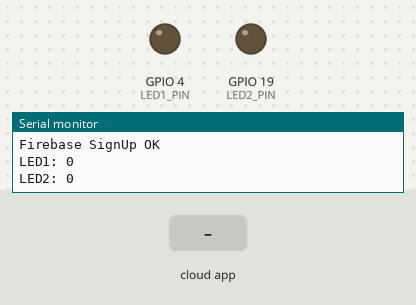
Recording of a sketch running on a simulated ESP32. Parts: output pins drawn as LEDs (lit = HIGH), the last lines printed to the serial monitor. The test bench sets the inputs (shaded band). WiFi joins after 1.5 s; servers stay silent unless stated; the Firebase database answers and starts empty.

Above: at 2.7 s.
2.8 s: the phone or cloud app sets led1 to 1
At 4.1 s:
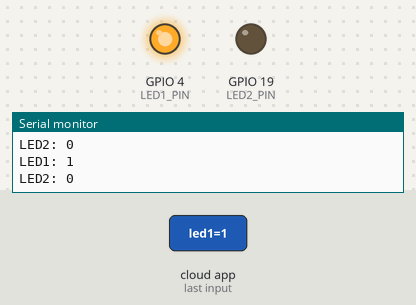
4.4 s: the phone or cloud app sets led2 to 1
At 5.6 s:
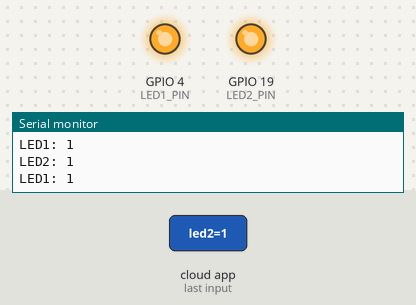
5.9 s: the phone or cloud app sets led1 to 0
At 7.1 s:
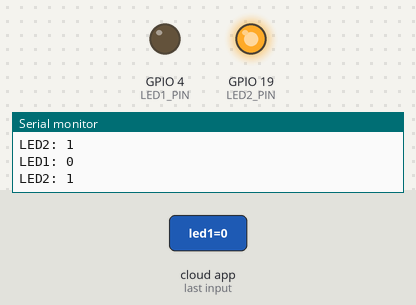
8.3 s: the phone or cloud app sets led2 to 0
At 8.9 s:
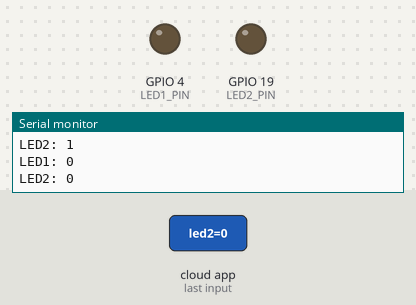
Timing chart, 0 to 10.8 s (numbered marks = the images above; inputs shaded):
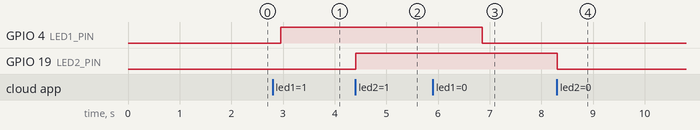

The sketch:

AR_ANY_WHERE_2.ino
```cpp
#include <WiFi.h>
#include <Firebase_ESP_Client.h>

// ================= WIFI =================
#define WIFI_SSID "JioFiber-Suni"
#define WIFI_PASSWORD "3521@KiiT"

// ================= FIREBASE =================
#define API_KEY "AIzaSyDB9A6IHFgpGm4k6EZklfRBrDyOz-NFtiA"
#define DATABASE_URL "https://esp-ar-default-rtdb.firebaseio.com/"

// ================= LED PINS =================
#define LED1_PIN 4
#define LED2_PIN 19

FirebaseData fbdo;
FirebaseAuth auth;
FirebaseConfig config;

bool signupOK = false;

void setup() {

  Serial.begin(115200);

  pinMode(LED1_PIN, OUTPUT);
  pinMode(LED2_PIN, OUTPUT);

  digitalWrite(LED1_PIN, LOW);
  digitalWrite(LED2_PIN, LOW);

  // Connect WiFi
  WiFi.begin(WIFI_SSID, WIFI_PASSWORD);
  Serial.print("Connecting to WiFi");

  while (WiFi.status() != WL_CONNECTED) {
    delay(500);
    Serial.print(".");
  }

  Serial.println("\nConnected!");
  Serial.print("IP: ");
  Serial.println(WiFi.localIP());

  // Firebase config
  config.api_key = API_KEY;
  config.database_url = DATABASE_URL;

  Firebase.begin(&config, &auth);
  Firebase.reconnectWiFi(true);

  // Anonymous authentication
  if (Firebase.signUp(&config, &auth, "", "")) {
    Serial.println("Firebase SignUp OK");
    signupOK = true;
  } else {
    Serial.printf("SignUp error: %s\n", config.signer.signupError.message.c_str());
  }
}

void loop() {

  if (Firebase.ready() && signupOK) {

    // ===== LED1 =====
    if (Firebase.RTDB.getInt(&fbdo, "/led1")) {

      int value1 = fbdo.intData();
      Serial.print("LED1: ");
      Serial.println(value1);

      digitalWrite(LED1_PIN, value1 ? HIGH : LOW);

      // If LED works reverse (Active LOW), use this instead:
      // digitalWrite(LED1_PIN, value1 ? LOW : HIGH);
    }

    // ===== LED2 =====
    if (Firebase.RTDB.getInt(&fbdo, "/led2")) {

      int value2 = fbdo.intData();
      Serial.print("LED2: ");
      Serial.println(value2);

      digitalWrite(LED2_PIN, value2 ? HIGH : LOW);

      // For Active LOW:
      // digitalWrite(LED2_PIN, value2 ? LOW : HIGH);
    }
  }

  delay(1000);
}
```

Measured:
- after the input at 2.8 s, GPIO 4 (LED1_PIN): LOW → HIGH after 0.15 s
- after the input at 4.4 s, GPIO 19 (LED2_PIN): LOW → HIGH at once
- after the input at 5.9 s, GPIO 4 (LED1_PIN): HIGH → LOW after 0.95 s
- after the input at 8.3 s, GPIO 19 (LED2_PIN): HIGH → LOW at once
